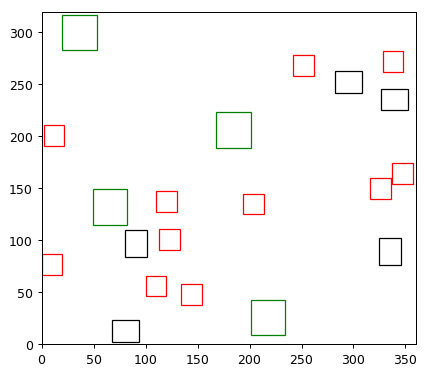

This chart was generated by the following Python code:
# HEURISTIEKEN
# Project: Amstelhaegen
# Autors: Tim Jansen, Jaap Meesters, Christoffel Doorman


import matplotlib.pyplot as plt
import matplotlib.patches as patches
import random
import pdb
import numpy as np
import locale
import timeit
import math

# import files
import classes
import main
import helpers
import visualisation


TOTAL_HOUSES = 60
X_DIMENSION = 360
Y_DIMENSION = 320


def main(total_houses, iterations):
    best_iteration = 0

    for i in range(iterations):

        # fill building array with a house at a random point
        buildings = []

        # set number of each building type
        h_number = 0.6 * total_houses
        b_number = 0.25 * total_houses
        m_number = 0.15 * total_houses

        # create counters to count number of each building
        h_counter, b_counter, m_counter = 0, 0, 0

        # build houses until maximum is reached
        while len(buildings) < total_houses:

	        # choose random building type
            building_type = random.choice(['house', 'bungalow', 'maison'])

            if building_type == 'house' and h_counter < h_number:
                buildings, h_counter = helpers.h_build(buildings, h_counter)

            if building_type == 'bungalow' and b_counter < b_number:
                buildings, b_counter = helpers.b_build(buildings, b_counter)

            if building_type == 'maison' and m_counter < m_number:
                buildings, m_counter = helpers.m_build(buildings, m_counter)

        # calculate closest distance to buildings
        counter = 0
        total_value = 0
        for current_building in buildings:
            counter += 1
            closest = helpers.closest_distance(current_building, buildings)
            total_value += current_building.score(closest)

        if (total_value > best_iteration):
            best_iteration = total_value

            fig1 = plt.figure()
            ax1 = fig1.add_subplot(111, aspect='equal')
            ax1.set_xlim(0, 360)
            ax1.set_ylim(0, 320)

            for building in buildings:
                if building.name == 'house':
                    visualisation.drawBuilding(ax1, building, building.left_bottom[0], building.left_bottom[1], 'red')
                if building.name == 'bungalow':
                    visualisation.drawBuilding(ax1, building, building.left_bottom[0], building.left_bottom[1], 'black')
                if building.name == 'maison':
                    visualisation.drawBuilding(ax1, building, building.left_bottom[0], building.left_bottom[1], 'green')

            # safe figure
            fig1.savefig('random_algoritm.png', dpi=90, bbox_inches='tight')
            print(best_iteration)
	# stop = timeit.default_timer()
	# print "De tijd is: ", stop - start

    print "De hoogste score is: ", best_iteration
    return buildings


# if __name__ == "__main__":
#     main(iterations)
